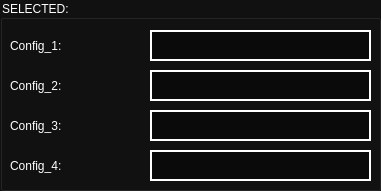
   <widget class="QGroupBox" name="groupBox">
    <property name="geometry">
     <rect>
      <x>350</x>
      <y>0</y>
      <width>381</width>
      <height>191</height>
     </rect>
    </property>
    <property name="toolTip">
     <string>Script configurations.</string>
    </property>
    <property name="autoFillBackground">
     <bool>false</bool>
    </property>
    <property name="styleSheet">
     <string notr="true">background-color: rgb(17, 17, 17);
selection-background-color: rgb(17, 17, 17);
color: rgb(255, 255, 255);
selection-color: rgb(32, 255, 0);</string>
    </property>
    <property name="title">
     <string>SELECTED: </string>
    </property>
    <property name="flat">
     <bool>false</bool>
    </property>
    <property name="checkable">
     <bool>false</bool>
    </property>
    <widget class="QTextEdit" name="textScript4">
     <property name="geometry">
      <rect>
       <x>150</x>
       <y>150</y>
       <width>221</width>
       <height>31</height>
      </rect>
     </property>
     <property name="font">
      <font>
       <pointsize>11</pointsize>
      </font>
     </property>
     <property name="styleSheet">
      <string notr="true">background-color: rgb(10, 10, 10);
selection-background-color: rgb(17, 17, 17);
selection-color: rgb(32, 255, 0);
color: rgb(255, 255, 255);
border-color: rgb(255, 255, 255);</string>
     </property>
     <property name="frameShape">
      <enum>QFrame::WinPanel</enum>
     </property>
     <property name="frameShadow">
      <enum>QFrame::Plain</enum>
     </property>
    </widget>
    <widget class="QLabel" name="labelConfig4">
     <property name="geometry">
      <rect>
       <x>10</x>
       <y>150</y>
       <width>131</width>
       <height>31</height>
      </rect>
     </property>
     <property name="font">
      <font>
       <pointsize>9</pointsize>
      </font>
     </property>
     <property name="text">
      <string>Config_4:</string>
     </property>
    </widget>
    <widget class="QTextEdit" name="textScript2">
     <property name="geometry">
      <rect>
       <x>150</x>
       <y>70</y>
       <width>221</width>
       <height>31</height>
      </rect>
     </property>
     <property name="font">
      <font>
       <pointsize>11</pointsize>
      </font>
     </property>
     <property name="styleSheet">
      <string notr="true">background-color: rgb(10, 10, 10);
selection-background-color: rgb(17, 17, 17);
selection-color: rgb(32, 255, 0);
color: rgb(255, 255, 255);
border-color: rgb(255, 255, 255);</string>
     </property>
     <property name="frameShape">
      <enum>QFrame::WinPanel</enum>
     </property>
     <property name="frameShadow">
      <enum>QFrame::Plain</enum>
     </property>
    </widget>
    <widget class="QTextEdit" name="textScript1">
     <property name="geometry">
      <rect>
       <x>150</x>
       <y>30</y>
       <width>221</width>
       <height>31</height>
      </rect>
     </property>
     <property name="font">
      <font>
       <pointsize>11</pointsize>
      </font>
     </property>
     <property name="styleSheet">
      <string notr="true">background-color: rgb(10, 10, 10);
selection-background-color: rgb(17, 17, 17);
selection-color: rgb(32, 255, 0);
color: rgb(255, 255, 255);
border-color: rgb(255, 255, 255);</string>
     </property>
     <property name="frameShape">
      <enum>QFrame::WinPanel</enum>
     </property>
     <property name="frameShadow">
      <enum>QFrame::Plain</enum>
     </property>
    </widget>
    <widget class="QLabel" name="labelConfig1">
     <property name="geometry">
      <rect>
       <x>10</x>
       <y>30</y>
       <width>131</width>
       <height>31</height>
      </rect>
     </property>
     <property name="font">
      <font>
       <pointsize>9</pointsize>
      </font>
     </property>
     <property name="text">
      <string>Config_1:</string>
     </property>
    </widget>
    <widget class="QTextEdit" name="textScript3">
     <property name="geometry">
      <rect>
       <x>150</x>
       <y>110</y>
       <width>221</width>
       <height>31</height>
      </rect>
     </property>
     <property name="font">
      <font>
       <pointsize>11</pointsize>
      </font>
     </property>
     <property name="styleSheet">
      <string notr="true">background-color: rgb(10, 10, 10);
selection-background-color: rgb(17, 17, 17);
selection-color: rgb(32, 255, 0);
color: rgb(255, 255, 255);
border-color: rgb(255, 255, 255);</string>
     </property>
     <property name="frameShape">
      <enum>QFrame::WinPanel</enum>
     </property>
     <property name="frameShadow">
      <enum>QFrame::Plain</enum>
     </property>
    </widget>
    <widget class="QLabel" name="labelConfig2">
     <property name="geometry">
      <rect>
       <x>10</x>
       <y>70</y>
       <width>131</width>
       <height>31</height>
      </rect>
     </property>
     <property name="font">
      <font>
       <pointsize>9</pointsize>
      </font>
     </property>
     <property name="text">
      <string>Config_2:</string>
     </property>
    </widget>
    <widget class="QLabel" name="labelConfig3">
     <property name="geometry">
      <rect>
       <x>10</x>
       <y>110</y>
       <width>131</width>
       <height>31</height>
      </rect>
     </property>
     <property name="font">
      <font>
       <pointsize>9</pointsize>
      </font>
     </property>
     <property name="text">
      <string>Config_3:</string>
     </property>
    </widget>
   </widget>
